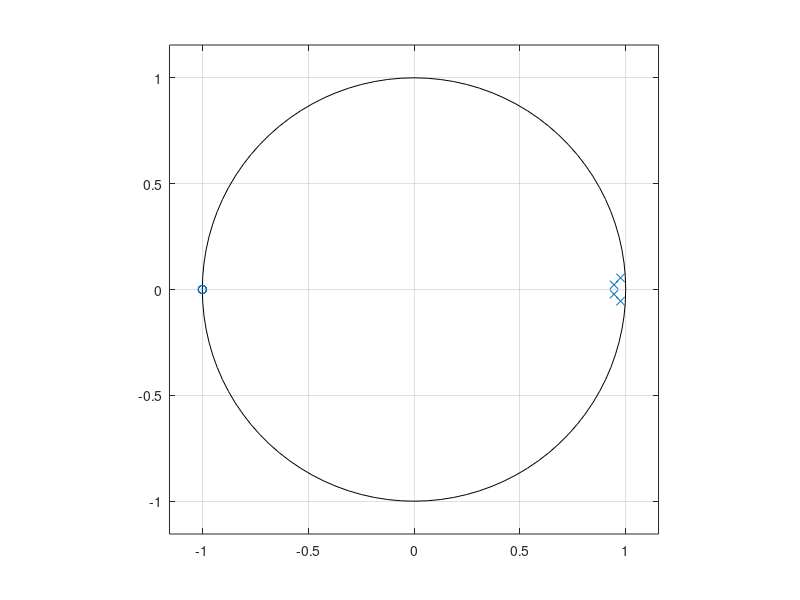

MATLAB code to generate this figure:
clear;clc;close all;
% Los requisitos exigidos al módulo de la respuesta en frecuencia |Ha(ω)| 
% son: Debe ser mayor que 0,89125 en la banda de frecuencias comprendidas 
% entre 0 y 800 Hz. No debe superar 0,17783 a partir de los 1400 Hz.
Ts=0.125e-3;
% a) Obtenga la plantilla de especificaciones del módulo de la respuesta en
% frecuencia, expresada en dB que debe cumplir el filtro digital Hd(Ω)
alfa_a = -20*log10(0.89125);
alfa_p = -20*log10(0.17783);

Omega_p = 800*2*pi*Ts;
Omega_a = 1400*2*pi*Ts;

% b) Se decide realizar el diseño del filtro anterior a partir de un 
% prototipo analógico y empleando la transformación bilineal. Obtenga la 
% plantilla de especificaciones del módulo de la respuesta en frecuencia 
% de dicho filtro analógico. Considere Td = 2.
Td = 2;
Wp=2/Td*(tan(Omega_p/2));
Wp_radianes=Wp/pi;
Wa=2/Td*(tan(Omega_a/2));
Wa_radianes=Wa/pi;


% c) En la etapa de aproximación se elige un filtro elíptico de orden 2 
% cuya función de sistema es H(s). Obtenga la función de sistema Hd(z) 
% correspondiente.
%           H(s) = 0,158 *(s2 + 0,7s )/ (s2 + 0,32 · s + 0,124)

Fd = 1/Td;

[N,wc]=buttord(Wp_radianes,Wa_radianes,alfa_a,alfa_p,"s");
[B,A]=butter(N,wc,"s");
[Bz,Az]=bilinear(B,A,Fd);

figure(1);title("Representación polos/ceros Hd(z)");
zplane(Bz,Az);
